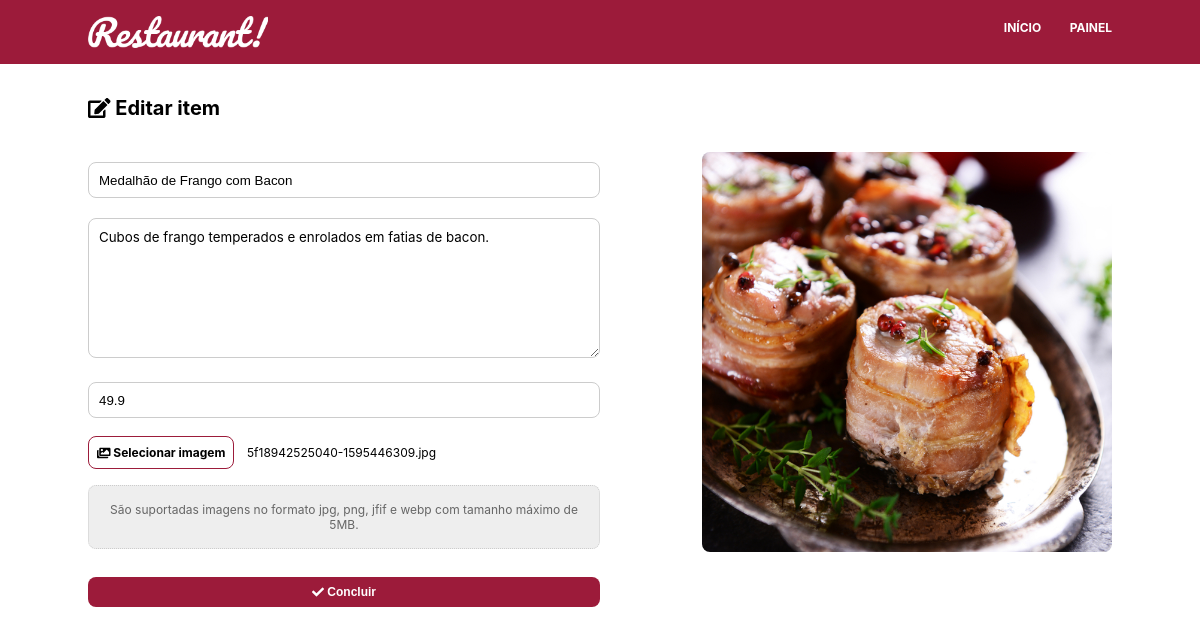
Page /edit-item.php?item_id=47 (signed in) on the committed database.
### tables this page shows
CREATE TABLE `menu` (
  `id` int(11) NOT NULL,
  `title` varchar(33) NOT NULL,
  `description` varchar(257) NOT NULL,
  `price` float NOT NULL,
  `img` varchar(33) NOT NULL
);

### config.php (called while the page is built, shortened)
<?php
try {
  $session = isset($_SESSION['id_session']) && !empty($_SESSION['id_session']);
} catch (PDOEXCEPTION $e) {
  $e->getMessage();
}

### models/menu.php (called while the page is built, shortened)
<?php
class Menu
{
  public function listItem($id)
  {
    global $db;
    $sql = $db->prepare('SELECT * FROM `menu` WHERE id =:id');
    $sql->bindParam(':id', $id);
    $sql->execute();
    $client = $sql->fetch(PDO::FETCH_ASSOC);
    return $client;
  }
}

### edit-item.php (the view, shortened to what this page needs)
<?php
require 'config.php';
if ($session) :
  require 'models/menu.php';
  $id = $_REQUEST['item_id'];
  $menu = new Menu();
  $item = $menu->listItem($id);
  extract($item);
?>
  <!DOCTYPE html>
  <html lang="en">
  <head>
    <link rel="stylesheet" href="static/style.css" />
  </head>
  <body>
    <header>
      <div class="container">
        <div class="logo" onclick="window.location='index.php'"></div>
        <div class="navigation">
          <ul class="navigation-container">
            <li class="navigation-item"><a href="index.php">Início</a></li>
            <li class="navigation-item"><a href="dashboard.php">Painel</a></li>
          </ul>
        </div>
      </div>
    </header>
    <main>
      <div class="container">
        <section class="dashboard">
          <h1 class="dashboard-title"><i class="fas fa-edit"></i> Editar item</h1>
          <div class="restaurant-form">
            <form action="controllers/menu/update.php" enctype="multipart/form-data" method="POST">
              <input type="text" name="title" id="" placeholder="Título" maxlength="32" value="<?php echo $title ?>" />
              <textarea name="desc" placeholder="Descricao" maxlength="256"><?php echo $description ?></textarea>
              <input type="number" name="price" step="0.01" id="" placeholder="Valor" value="<?php echo $price ?>" />
              <div>
                <a id="customButton"><i class="fas fa-images"></i> Selecionar imagem</a>
                <span id="fileName"><?php echo $img ?></span>
                <p class="site-info info-img">São suportadas imagens no formato jpg, png, jfif e webp com tamanho máximo
                  de
                  5MB.
                </p>
              </div>
              <button class="button" type="submit"><i class="fas fa-check"></i> Concluir</button>
            </form>
          </div>
          <div class="restaurant-banner" id="restaurant-banner" style="background-image: url('uploads/<?php echo $img ?>')"></div>
        </section>
      </div>
    </main>
  </body>
  </html>
<?php else : header("Location: index.php");
endif; ?>

### static/style.css (style rules this page uses)
* { padding: 0; margin: 0; box-sizing: border-box; }
html, textarea { font-family: -apple-system, BlinkMacSystemFont, 'Segoe UI', Roboto, Oxygen, Ubuntu, Cantarell, 'Open Sans', 'Helvetica Neue', sans-serif; }
.container { width: 100%; max-width: 1024px; margin: 0 auto; }
header { display: flex; align-items: center; height: 64px; margin-bottom: 32px; background: #9c1b3a; }
header .logo { background-image: url('img/logo.png'); background-size: cover; background-repeat: no-repeat; width: 180px; height: 32px; float: left; }
header .navigation { float: right; }
header .navigation .navigation-container { list-style: none; }
header .navigation .navigation-item { display: inline-block; font-weight: bold; font-size: 12px; text-transform: uppercase; color: white; }
header .navigation .navigation-item a { color: white; text-decoration: none; }
header .navigation .navigation-item:not(:last-child) { margin-right: 24px; }
.menu-title, .dashboard-title { margin-bottom: 32px; font-size: 20px; }
.button { display: inline-block; background: #9c1b3a; color: white; font-size: 12px; font-weight: bold; width: 160px; height: 30px; padding: 6px; border-radius: 8px; text-align: center; border: 0; text-decoration: none; }
.restaurant-form { width: 50%; float: left; }
.restaurant-form form input, textarea { width: 100%; border: 1px solid #ccc; border-radius: 8px; padding: 10px; margin: 10px 0; }
.restaurant-form form input { height: 36px; }
.restaurant-form form textarea { resize: vertical; height: 140px; }
.restaurant-form form button { margin-top: 20px; width: 100%; }
.restaurant-banner { float: right; height: 400px; width: 40%; margin: 0 auto; background: url(img/menu-placeholder.jfif); background-size: cover; background-position: center; border-radius: 8px; }
#customButton { background: white; color: #000; border: 1px solid #9c1b3a; border-radius: 8px; font-size: 12px; font-weight: bold; padding: 8px; margin: 8px 0; display: inline-block; }
#fileName { font-size: 12px; margin-left: 8px; }
.site-info { background: #eee; color: #666; margin: 32px 0; padding: 32px; border: 1px dotted #ccc; font-size: 12px; border-radius: 8px; text-align: center; }
.site-info.info-img { padding: 16px; margin: 8px 0; }

### rows in the picture
menu: title "Medalhão de Frango com Bacon", desc "Cubos de frango temperados e enrolados em fatias de bacon.", price "49.9", img "5f18942525040-1595446309.jpg", img (picture)
